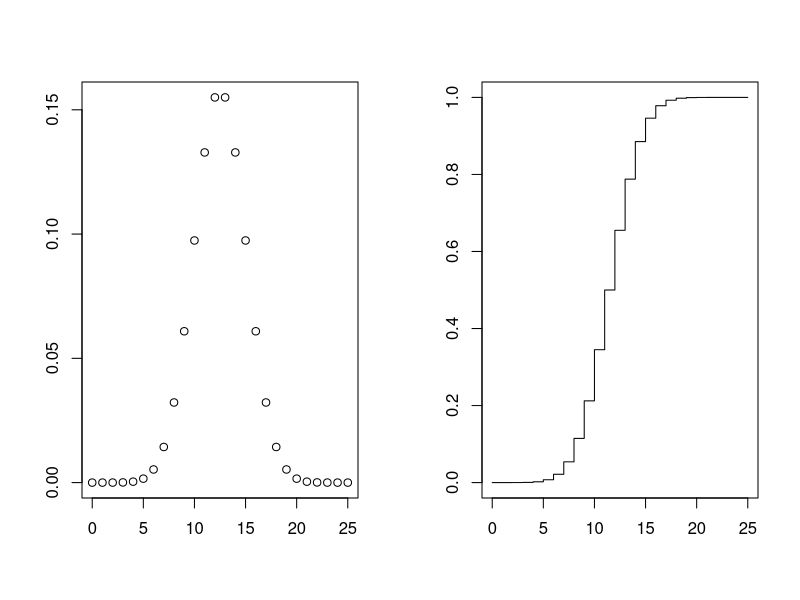
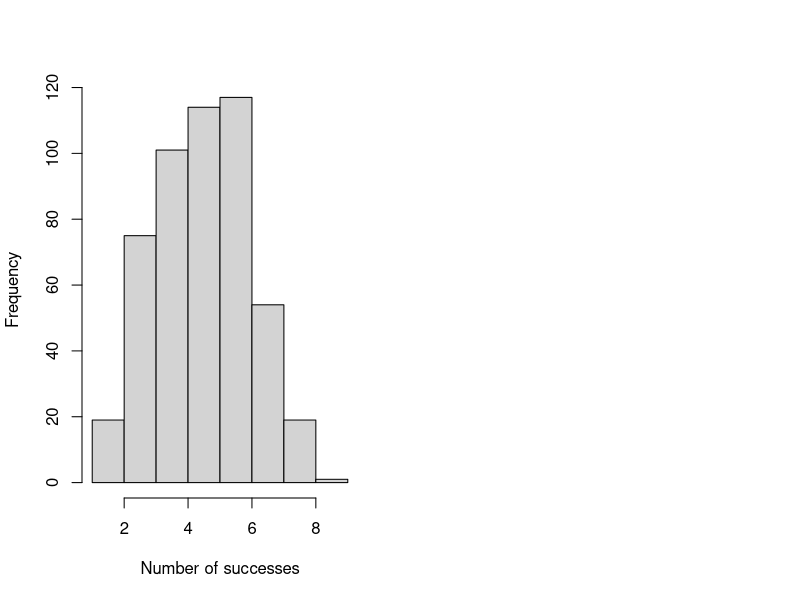
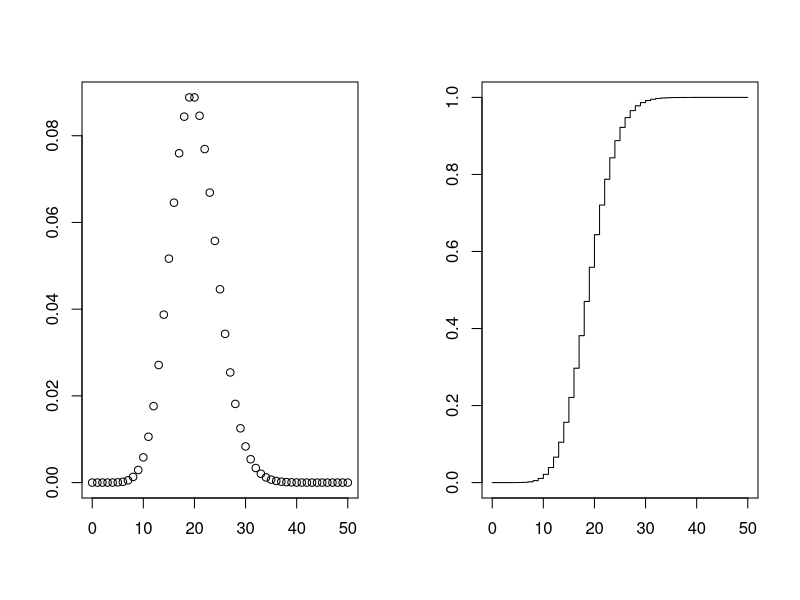
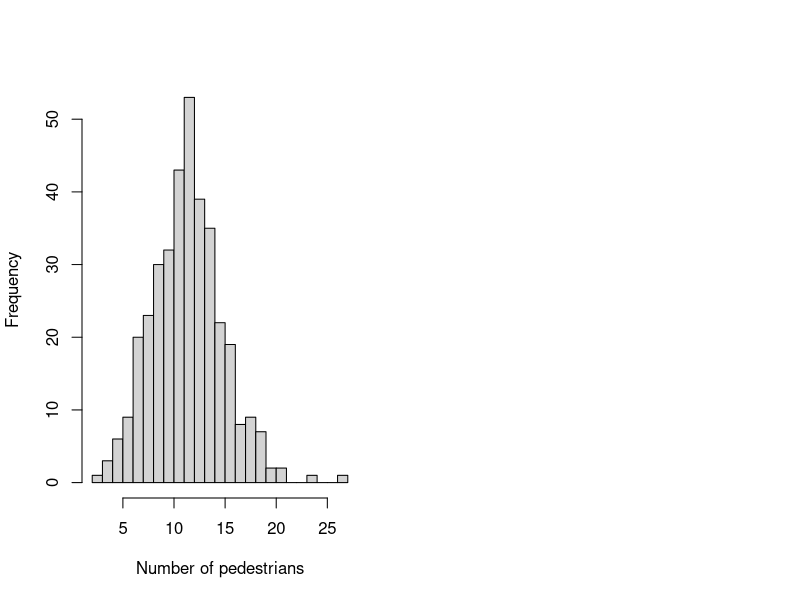
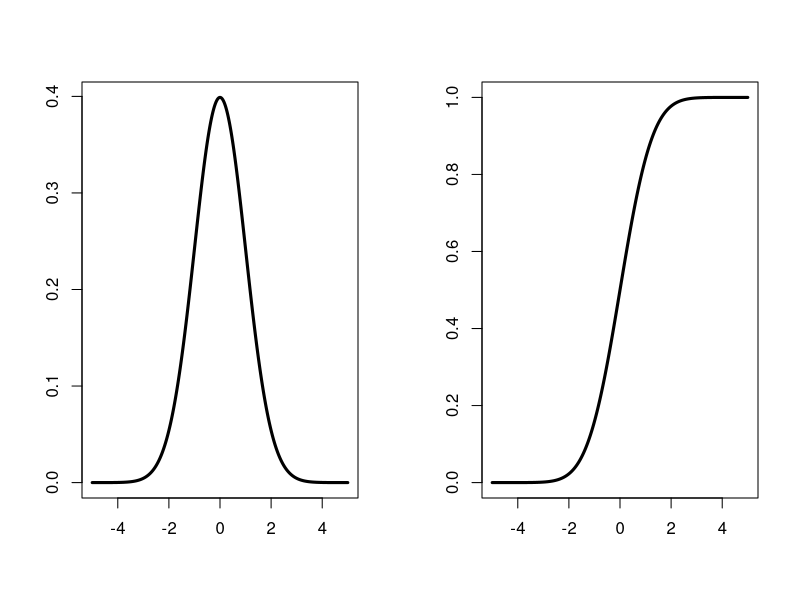
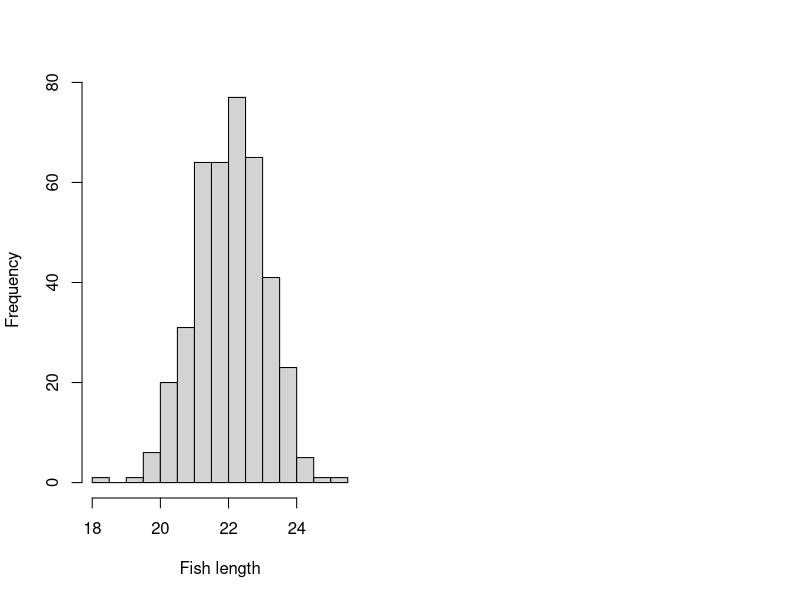
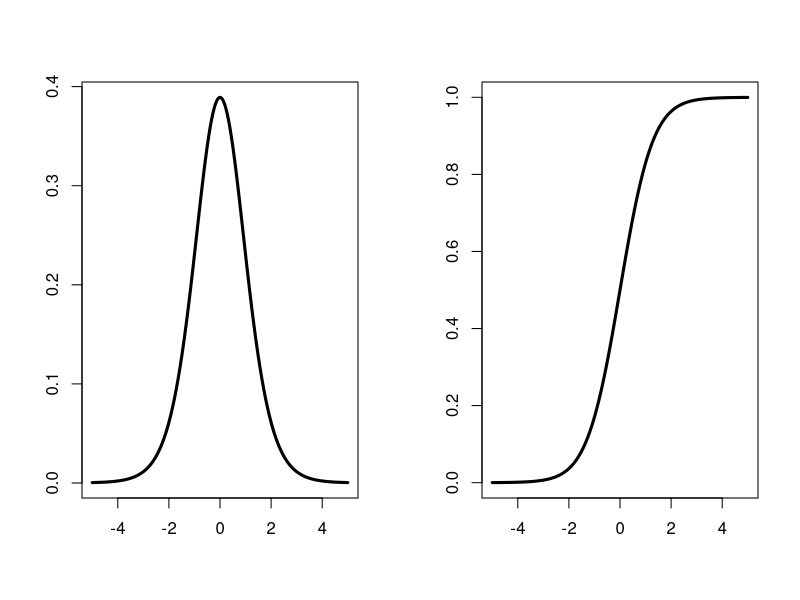
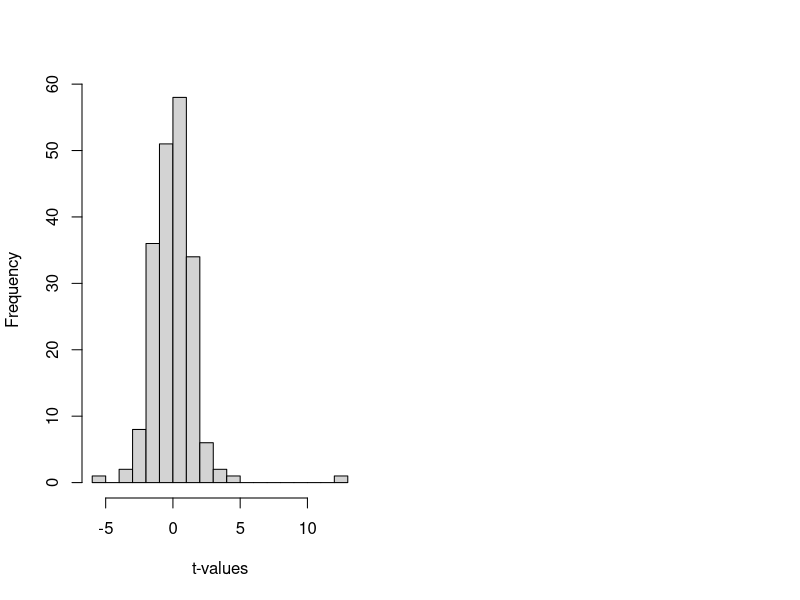

Source code (R) for these figures, in order:
## ---- chunk 1
# Sequence for visualization
binomial_seq <- seq(0, 25, by = 1)

# Functions
binomial_pmf <- dbinom(x = binomial_seq, size = 25, prob = 0.5)
binomial_cdf <- pbinom(q = binomial_seq, size = 25, prob = 0.5)

# Plot
par(mfrow = c(1, 2))
plot(binomial_seq, binomial_pmf, ann = FALSE)
plot(binomial_seq, binomial_cdf, type = "S", ann = FALSE)
## ---- chunk 2
# Probability for exactly 3 successes out of 10 trials
dbinom(x = 3, size = 10, prob = 0.5)

# Probability for up to 3 successes out of 10 trials
pbinom(q = 3, size = 10, prob = 0.5)

# Simulate 10 times how many successes there is using random numbers
rbinom(n = 10, size = 10, prob = 0.5)

# With large enough n, expected value (np = 5) should become visible
rbinom500 <- rbinom(n = 500, size = 10, prob = 0.5)
hist(rbinom500, xlab = "Number of successes", ylab = "Frequency", main = NULL)
summary(rbinom500)
## ---- chunk 3
# Sequence for visualization
poisson_seq <- seq(0, 50, by = 1)

# Functions
poisson_pmf <- dpois(x = poisson_seq, lambda = 20)
poisson_cdf <- ppois(q = poisson_seq, lambda = 20)

# Plot
par(mfrow = c(1, 2))
plot(poisson_seq, poisson_pmf, ann = FALSE)
plot(poisson_seq, poisson_cdf, type = "S", ann = FALSE)
## ---- chunk 4
# A bridge is crossed by 12 people per minute, on average.
# What is the probability that exactly 16 people crosses it in a minute?
dpois(x = 16, lambda = 12)

# A bridge is crossed by 12 people per minute, on average.
# What is the probability that up to 16 people crosses it in a minute?
ppois(q = 16, lambda = 12)

# Simulate amount of people per minute 10 times
rpois(n = 10, lambda = 12)

# By repeating the observation once every day for a year,
# the expected value (lambda = 12) should become visible
poisson_pedestrians <- rpois(n = 365, lambda = 12)
hist(poisson_pedestrians, breaks = 20,
     xlab = "Number of pedestrians", ylab = "Frequency", main = NULL)

summary(poisson_pedestrians)
## ---- chunk 5
# Sequence for visualization
normal_seq <- seq(-5, 5, by = 0.01)

# Functions
normal_pmf <- dnorm(x = normal_seq, mean = 0, sd = 1)
normal_cdf <- pnorm(q = normal_seq, mean = 0, sd = 1)

# Plot
par(mfrow = c(1, 2))
plot(normal_seq, normal_pmf, type = "l", lwd = 3, ann = FALSE)
plot(normal_seq, normal_cdf, type = "l", lwd = 3, ann = FALSE)
## ---- chunk 6
# The average length of a zebrafish is 22 mm with a standard diviation of 1 mm.
# How likely is a fish 23 mm long?
dnorm(x = 23, mean = 22, sd = 1)

# What fraction of the fish are up to 23 mm long?
pnorm(q = 23, mean = 22, sd = 1)

# Simulate length of five random fish
rnorm(n = 5, mean = 22, sd = 1)

# With large enough n, expected value should become visible
normal_zebrafish <- rnorm(n = 400, mean = 22, sd = 1)
hist(normal_zebrafish, breaks = 20,
     xlab = "Fish length", ylab = "Frequency", main = NULL)
summary(normal_zebrafish)
## ---- chunk 7
# Sequence for visualization
students_t_seq <- seq(-5, 5, by = 0.01)

# Functions
students_t_pmf <- dt(x = students_t_seq, df = 10)
students_t_cdf <- pt(q = students_t_seq, df = 10)

# Plot
par(mfrow = c(1, 2))
plot(normal_seq, students_t_pmf, type = "l", lwd = 3, ann = FALSE)
plot(normal_seq, students_t_cdf, type = "l", lwd = 3, ann = FALSE)
## ---- chunk 8
# Same as in the earlier examples
dt(x = 2, df = 20)
pt(q = 2, df = 20)
rt(n = 5, df = 20)

# The mean should be around 0 regardless of DoF
student_values <- rt(n = 200, df = 5)
hist(student_values, breaks = 20,
     xlab = "t-values", ylab = "Frequency", main = NULL)
summary(student_values)
## ---- chunk 9
# Sequence for visualization
chisq_seq <- seq(0, 30, by = 0.02)

# Functions
chisq_pmf <- dchisq(x = chisq_seq, df = 5)
chisq_cdf <- pchisq(q = chisq_seq, df = 5)

# Plot
par(mfrow = c(1, 2))
plot(chisq_seq, chisq_pmf, type = "l", lwd = 3, ann = FALSE)
plot(chisq_seq, chisq_cdf, type = "l", lwd = 3, ann = FALSE)
## ---- chunk 10
# Same as in the earlier examples
dchisq(x = 2, df = 4)
pchisq(q = 2, df = 4)
rchisq(n = 5, df = 4)

# The mean should be around the DoF
chisq_values <- rchisq(n = 400, df = 5)
hist(chisq_values, breaks = 20,
     xlab = "Chi-sqauerd values", ylab = "Frequency", main = NULL)
summary(chisq_values)

# Let's also visualize the connection to the standard normal distribution
# First, generate some distributions
standard_normal_1 <- rnorm(n = 1000, mean = 0, sd = 1)
standard_normal_2 <- rnorm(n = 1000, mean = 0, sd = 1)
standard_normal_3 <- rnorm(n = 1000, mean = 0, sd = 1)

# Calculate the sum of squares (see random variable Q in the definition)
sum_of_squares <- standard_normal_1^2 + standard_normal_2^2 + standard_normal_3^2

# Plots
par(mfrow = c(2, 2))
hist(standard_normal_1, breaks = 20,
     xlab = "", ylab = "", main = "Normal 1", prob = TRUE)
hist(standard_normal_2, breaks = 20,
     xlab = "", ylab = "", main = "Normal 2", prob = TRUE)
hist(standard_normal_3, breaks = 20,
     xlab = "", ylab = "", main = "Normal 3", prob = TRUE)

hist(sum_of_squares, breaks = 20, ylim = c(0, 0.25),
     xlab = "", ylab = "", main = "Chi^2 (3 DoF)", prob = TRUE)

# Overlap an ideal distribution with 3 DoF
curve(dchisq(x, df = 3), lwd = 2, add = TRUE)
